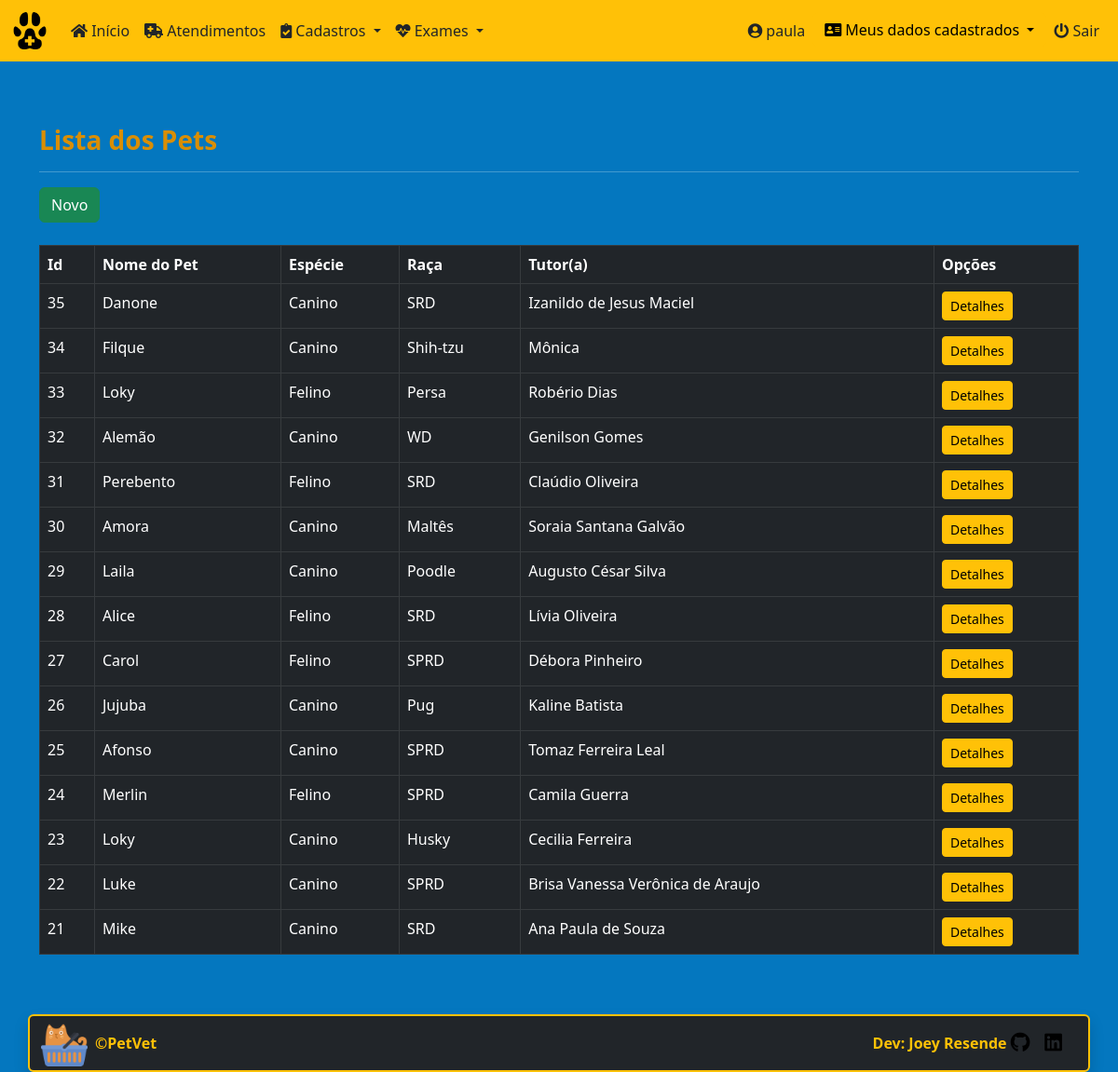
The app's page /petvet/pets/ (signed in) with its own data.
### core/models.py (models this page shows, shortened)
class Pets(models.Model):
    id = models.AutoField(primary_key=True)
    pet_name = models.CharField(
        max_length=30, verbose_name='Nome do Pet')
    species = models.CharField(
        max_length=20, verbose_name='Espécie')
    breed = models.CharField(
        max_length=30, verbose_name='Raça')
    gender = models.CharField(
        max_length=5, choices=sex_status, verbose_name='Gênero')
    date_of_birth = models.DateField(
        null=True, blank=True, verbose_name='Data de Nascimento')
    castrated = models.CharField(
        max_length=3, choices=castrated_status, default='N', verbose_name='Castrado?')
    weight = models.DecimalField(
        max_digits=6, decimal_places=3, verbose_name='Peso', default=0)
    tutor_name = models.ForeignKey(
        'Tutor', on_delete=models.PROTECT, null=True, verbose_name='Nome do Tutor')
    class Meta:
        ordering = ['-id']

class Tutor(models.Model):
    tutor_name = models.CharField(
        max_length=50, verbose_name='Nome do Tutor')
    cpf = models.CharField(max_length=14, null=True,
                           verbose_name='CPF')
    phone = models.CharField(max_length=15, null=True,
                             verbose_name='Telefone')
    email = models.EmailField(max_length=254, verbose_name='Email')
    cep = models.CharField(max_length=9, verbose_name='Cep')
    street = models.CharField(max_length=40, verbose_name='Rua')
    number = models.IntegerField(verbose_name='Numero')
    district = models.CharField(max_length=40, verbose_name='Bairro')
    city = models.CharField(
        max_length=40, default='Petrolina', verbose_name='Cidade')
    state = models.CharField(
        max_length=40, default='Pernambuco', verbose_name='Estado')
    class Meta:
        ordering = ['tutor_name']
    def __str__(self):
        return self.tutor_name

### core/views.py (the view)
# urls.py: path('pets/', PetList.as_view(), name='pets'),
class PetList(LoginRequiredMixin, ListView):
    login_url = reverse_lazy('login')
    model = Pets
    template_name = 'core/pet_list.html'

### core/templates/core/pet_list.html (shortened to what this page needs)
{% extends 'core/base_model.html' %}
{% load static %}
{% block content %}
<h3><strong>Lista dos Pets</strong></h3>
<hr>
<a href="{% url 'pet_new' %}" class="btn btn-success btn">Novo</a><br><br>
<div class="table-responsive">
  <table class="table table-bordered table-hover table-dark" id="pet_table">
    <thead class="thead-dark">
      <tr>
        <th>Id</th>
        <th>Nome do Pet</th>
        <th>Espécie</th>
        <th>Raça</th>
        <th>Tutor(a)</th>
        <th>Opções</th>
      </tr>
    </thead>
    <tbody>
      {% for each in object_list %}
      <tr>
        <td>{{ each.id }}</td>
        <td>{{ each.pet_name }}</td>
        <td>{{ each.species }}</td>
        <td>{{ each.breed }}</td>
        <td>{{ each.tutor_name }}</td>
        <td>
          <a href="{% url 'pet_detail' each.pk %}" class="btn btn-warning btn-sm">Detalhes</a>
        </td>
      </tr>
      {% empty %}
      <tr>
        <td colspan="6">Nenhum Pet cadastrado.</td>
      </tr>
      {% endfor %}
    </tbody>
  </table>
</div>
{% endblock %}

### core/templates/core/base_model.html (shortened to what this page needs)
{% load static %}
<!DOCTYPE html>
<html lang="pt-br" class="h-100">
<head>
  <link rel="stylesheet" href="{% static 'css/bootstrap.min.css/' %}" />
  <link rel="stylesheet" href="https://cdnjs.cloudflare.com/ajax/libs/font-awesome/5.11.2/css/all.css">
  <link rel="stylesheet" href="{% static 'css/styles.css/' %}" />
  <link rel="stylesheet" type="text/css" href="https://cdn.datatables.net/v/bs5/dt-1.11.5/datatables.min.css" />
</head>
<body class="d-flex flex-column h-100">
  <main role="main" class="flex-shrink-0  ">
    {% block menu %}
    <nav class="navbar navbar-expand-lg bg-warning" aria-label="Sixth navbar example">
      <div class="container-fluid">
        <a class="navbar-brand" href="{% url 'index' %}">
          <img src="{% static 'img/favicon.ico/' %}" height="40" alt="" />
        </a>
        <div class="collapse navbar-collapse" id="navbarsExample06">
          <ul class="navbar-nav me-auto mb-2 mb-xl-0">
            <li class="nav-item">
              <a class="nav-link text-dark" href="{% url 'index' %}">
                <i class="fa fa-home" aria-hidden="true"></i>
                Início
              </a>
            </li>
            <li class="nav-item">
              <a class="nav-link text-dark" href="{% url 'medical_cares' %}">
                <i class="fas fa-ambulance" aria-hidden="true"></i>
                Atendimentos
              </a>
            </li>
            <li class="nav-item dropdown">
              <a class="nav-link text-dark dropdown-toggle" href="#" data-bs-toggle="dropdown" aria-expanded="false">
                <i class="fas fa-clipboard-check" aria-hidden="true"></i>
                Cadastros
              </a>
            </li>
            <li class="nav-item dropdown">
              <a class="nav-link text-dark dropdown-toggle" href="#" data-bs-toggle="dropdown" aria-expanded="false">
                <i class="fas fa-heartbeat" aria-hidden="true"></i>
                Exames
              </a>
            </li>
          </ul>
          <div class="collapse navbar-collapse d-lg-flex justify-content-end">
            <ul class="navbar-nav bd-navbar-nav flex=row">
              {% if request.user.is_authenticated %}
              <li class="nav-item">
                <a class="nav-link text-dark" href="{% url 'meus_dados' %}">
                  <i class="fas fa-user-circle" aria-hidden="true"></i>
                  <span id="username">{{ request.user }}</span>
                </a>
              </li>
              <div class="dropdown">
                <button type="button" class="btn btn-warning dropdown-toggle" data-bs-toggle="dropdown" aria-expanded="false" data-bs-auto-close="outside">
                  <i class="fas fa-address-card" aria-hidden="true"></i>
                  Meus dados cadastrados
                </button>
              </div>
              <li class="nav-item">
                <a class="nav-link text-dark" href="{% url 'logout' %}">
                  <i class="fas fa-power-off" aria-hidden="true"></i>
                  Sair
                </a>
              </li>
              {% endif %}
            </ul>
          </div>
         </div>
      </div>
    </nav>
    {% endblock %}
    <div class="container py-5">
      {% block content %}
      {% endblock %}
    </div>
  </main>
{% block footer %}
<div class="container border border-warning border-2  rounded shadow bg-dark">
  <footer class="d-flex flex-wrap justify-content-between align-items-center py-1">
    <div class="col-md-4 d-flex align-items-center">
      <a href="{% url 'index' %}" class="mb-3 me-2 mb-md-0">
        <img src="{% static 'img/cat_yellow.png/' %}" width="50" height="50" alt="">
      </a>
      <span class="mb-3 mb-md-0 text-warning"><strong>&copy;PetVet</strong></span>
    </div>
    <ul class="nav col-md-4 justify-content-end list-unstyled d-flex">
      <li class="ms-3 text-warning"><strong>Dev: Joey Resende</strong>  <a href="https://github.com/Joey-Resende" target="_blank">
        <i class="fab fa-github fa-lg text-black" aria-hidden="true"></i>
      </a></li>
      <li class="ms-3"><a href="https://www.linkedin.com/in/givanildo-resende/" target="_blank">
        <i class="fab fa-linkedin fa-lg text-black" aria-hidden="true"></i>
      </a></li>
    </ul>
  </footer>
</div>
{% endblock %}
</body>
</html>

### static/css/styles.css (style rules this page uses)
:root { --preto: #000000; --branco-1: #ffffff; --branco-2: #E0E2DD; --azul-1: #0477BF; --azul-2: #0388A6; --azul-3: #003570; --amarelo-1: #F2CB05; --amarelo-2: #D98E04; }
body { background-color: var(--azul-1); color: var(--preto); padding-bottom: 20px; }
h3 { color: var(--amarelo-2); }
div { color: var(--branco-1); }
.navbar { background-color: var(--amarelo-1); color: var(--amarelo-2); margin-bottom: 20px; }

### records on screen
Pets: id "35", pet_name "Danone", species "Canino", breed "SRD", tutor_name "Izanildo de Jesus Maciel"
Pets: id "34", pet_name "Filque", species "Canino", breed "Shih-tzu", tutor_name "Mônica"
Pets: id "33", pet_name "Loky", species "Felino", breed "Persa", tutor_name "Robério Dias"
Pets: id "32", pet_name "Alemão", species "Canino", breed "WD", tutor_name "Genilson Gomes"
Pets: id "31", pet_name "Perebento", species "Felino", breed "SRD", tutor_name "Claúdio Oliveira"
Pets: id "30", pet_name "Amora", species "Canino", breed "Maltês", tutor_name "Soraia Santana Galvão"
Pets: id "29", pet_name "Laila", species "Canino", breed "Poodle", tutor_name "Augusto César Silva"
Pets: id "28", pet_name "Alice", species "Felino", breed "SRD", tutor_name "Lívia Oliveira"
Pets: id "27", pet_name "Carol", species "Felino", breed "SPRD", tutor_name "Débora Pinheiro"
Pets: id "26", pet_name "Jujuba", species "Canino", breed "Pug", tutor_name "Kaline Batista"
Pets: id "25", pet_name "Afonso", species "Canino", breed "SPRD", tutor_name "Tomaz Ferreira Leal"
Pets: id "24", pet_name "Merlin", species "Felino", breed "SPRD", tutor_name "Camila Guerra"
Pets: id "23", pet_name "Loky", species "Canino", breed "Husky", tutor_name "Cecilia Ferreira"
Pets: id "22", pet_name "Luke", species "Canino", breed "SPRD", tutor_name "Brisa Vanessa Verônica de Araujo"
Pets: id "21", pet_name "Mike", species "Canino", breed "SRD", tutor_name "Ana Paula de Souza"

### other values on screen
{{ request.user }} "paula"
